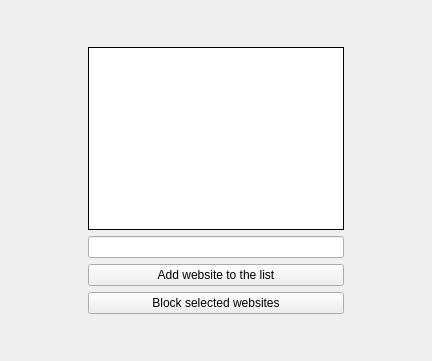
<?xml version="1.0" encoding="UTF-8"?>
<ui version="4.0">
 <class>siteblocker</class>
 <widget class="QMainWindow" name="siteblocker">
  <property name="geometry">
   <rect>
    <x>0</x>
    <y>0</y>
    <width>432</width>
    <height>361</height>
   </rect>
  </property>
  <property name="windowTitle">
   <string>siteblocker</string>
  </property>
  <property name="tabShape">
   <enum>QTabWidget::Rounded</enum>
  </property>
  <widget class="QWidget" name="centralWidget">
   <widget class="QWidget" name="gridLayoutWidget">
    <property name="geometry">
     <rect>
      <x>0</x>
      <y>0</y>
      <width>431</width>
      <height>361</height>
     </rect>
    </property>
    <layout class="QGridLayout" name="gridLayout">
     <item row="5" column="0">
      <spacer name="verticalSpacer">
       <property name="orientation">
        <enum>Qt::Vertical</enum>
       </property>
       <property name="sizeHint" stdset="0">
        <size>
         <width>20</width>
         <height>40</height>
        </size>
       </property>
      </spacer>
     </item>
     <item row="0" column="0">
      <spacer name="verticalSpacer_2">
       <property name="orientation">
        <enum>Qt::Vertical</enum>
       </property>
       <property name="sizeHint" stdset="0">
        <size>
         <width>20</width>
         <height>40</height>
        </size>
       </property>
      </spacer>
     </item>
     <item row="1" column="0" rowspan="2">
      <layout class="QGridLayout" name="gridLayout_2">
       <item row="3" column="2">
        <widget class="QPushButton" name="pushButton">
         <property name="text">
          <string>Add website to the list</string>
         </property>
        </widget>
       </item>
       <item row="4" column="2">
        <widget class="QPushButton" name="pushButton_2">
         <property name="text">
          <string>Block selected websites</string>
         </property>
        </widget>
       </item>
       <item row="1" column="2">
        <widget class="QListWidget" name="listWidget">
         <property name="frameShape">
          <enum>QFrame::Box</enum>
         </property>
         <property name="frameShadow">
          <enum>QFrame::Plain</enum>
         </property>
        </widget>
       </item>
       <item row="1" column="3">
        <spacer name="horizontalSpacer_2">
         <property name="orientation">
          <enum>Qt::Horizontal</enum>
         </property>
         <property name="sizeHint" stdset="0">
          <size>
           <width>28</width>
           <height>20</height>
          </size>
         </property>
        </spacer>
       </item>
       <item row="2" column="2">
        <widget class="QLineEdit" name="lineEdit">
         <property name="text">
          <string/>
         </property>
         <property name="frame">
          <bool>true</bool>
         </property>
         <property name="placeholderText">
          <string/>
         </property>
         <property name="clearButtonEnabled">
          <bool>false</bool>
         </property>
        </widget>
       </item>
       <item row="1" column="1">
        <spacer name="horizontalSpacer">
         <property name="orientation">
          <enum>Qt::Horizontal</enum>
         </property>
         <property name="sizeHint" stdset="0">
          <size>
           <width>18</width>
           <height>20</height>
          </size>
         </property>
        </spacer>
       </item>
      </layout>
     </item>
    </layout>
   </widget>
  </widget>
 </widget>
 <layoutdefault spacing="6" margin="11"/>
 <resources/>
 <connections/>
</ui>
